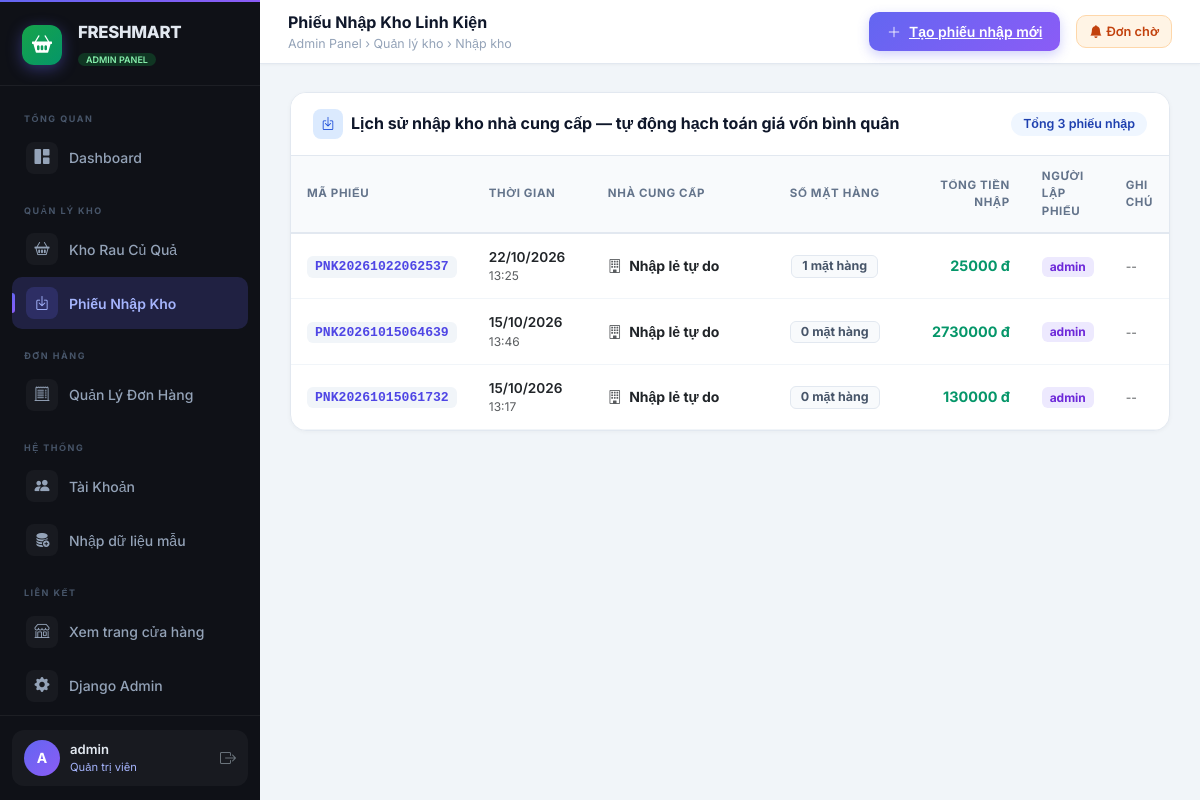
The app's page /manage/receipts/ (signed in) with its own data.
### home/models.py (models this page shows, shortened)
class StockReceipt(models.Model):
    receipt_code = models.CharField(max_length=50, unique=True, verbose_name="Mã phiếu nhập")
    supplier = models.ForeignKey(Supplier, on_delete=models.SET_NULL, null=True, blank=True, verbose_name="Nhà cung cấp")
    created_at = models.DateTimeField(default=timezone.now, verbose_name="Thời gian nhập")
    created_by = models.ForeignKey(User, on_delete=models.SET_NULL, null=True, blank=True, verbose_name="Người lập phiếu")
    total_amount = models.DecimalField(max_digits=14, decimal_places=0, default=0, verbose_name="Tổng tiền nhập (VNĐ)")
    note = models.TextField(blank=True, verbose_name="Ghi chú nhập hàng")
    class Meta:
        verbose_name = "Phiếu nhập kho"
        verbose_name_plural = "Phiếu nhập kho"
        ordering = ['-created_at']

### home/views.py (the view)
# urls.py: path('manage/receipts/', views.admin_receipt_list, name='admin_receipt_list'),
@admin_required
def admin_receipt_list(request):
    receipts = StockReceipt.objects.all().select_related('supplier', 'created_by')
    return render(request, 'admin_panel/receipt_list.html', {'receipts': receipts})

### home/context_processors.py (called while the page is built)
def cart_context(request):
    cart = request.session.get('cart', {})
    total_items = sum(cart.values())
    is_admin = False
    pending_orders_count = 0
    if request.user.is_authenticated:
        if request.user.is_superuser or (hasattr(request.user, 'profile') and request.user.profile.role == 'ADMIN'):
            is_admin = True
            try:
                from home.models import Order
                pending_orders_count = Order.objects.filter(status='PENDING').count()
            except Exception:
                pass
    return {
        'cart_total_items': total_items,
        'is_admin': is_admin,
        'pending_orders_count': pending_orders_count,
    }

### home/views.py (called while the page is built)
def is_admin_user(user):
    if not user.is_authenticated:
        return False
    return user.is_superuser or (hasattr(user, 'profile') and user.profile.role == 'ADMIN')

def admin_required(view_func):
    @wraps(view_func)
    def _wrapped(request, *args, **kwargs):
        if not request.user.is_authenticated:
            messages.info(request, "Vui lòng đăng nhập với tài khoản Quản trị viên (Admin)!")
            return redirect('login')
        if not is_admin_user(request.user):
            messages.error(request, "Bạn không có quyền truy cập trang quản trị Admin!")
            return redirect('home')
        return view_func(request, *args, **kwargs)
    return _wrapped

### home/templates/admin_panel/receipt_list.html (shortened to what this page needs)
{% extends 'admin_panel/base_admin.html' %}
{% load humanize %}
{% block page_title %}Phiếu Nhập Kho Linh Kiện{% endblock %}
{% block page_breadcrumb %}Admin Panel &rsaquo; Quản lý kho &rsaquo; Nhập kho{% endblock %}
{% block topbar_actions %}
<a href="{% url 'admin_receipt_create' %}" class="btn-admin-primary d-flex align-items-center gap-2">
    <i class="bi bi-plus-lg"></i> Tạo phiếu nhập mới
</a>
{% endblock %}
{% block content %}
<div class="panel-card animate-in">
    <div class="card-header-custom">
        <h6>
            <span class="icon-header" style="background:#dbeafe;color:#1d4ed8;"><i class="bi bi-box-arrow-in-down"></i></span>
            Lịch sử nhập kho nhà cung cấp — tự động hạch toán giá vốn bình quân
        </h6>
        <span class="badge" style="background:#eff6ff;color:#1e40af;font-size:.78rem;font-weight:600;padding:6px 12px;border-radius:20px;">
            Tổng {{ receipts|length }} phiếu nhập
        </span>
    </div>
    <div class="table-responsive">
        <table class="admin-table w-100">
            <thead>
                <tr>
                    <th style="width: 140px;">Mã phiếu</th>
                    <th style="width: 130px;">Thời gian</th>
                    <th style="min-width: 180px;">Nhà cung cấp</th>
                    <th class="text-center" style="width: 130px;">Số mặt hàng</th>
                    <th class="text-end" style="width: 160px;">Tổng tiền nhập</th>
                    <th>Người lập phiếu</th>
                    <th>Ghi chú</th>
                </tr>
            </thead>
            <tbody>
                {% for r in receipts %}
                <tr>
                    <td>
                        <span class="badge font-monospace" style="background:#f1f5f9;color:#4f46e5;font-size:.82rem;padding:4px 8px;">
                            {{ r.receipt_code }}
                        </span>
                    </td>
                    <td>
                        <div class="fw-semibold text-dark" style="font-size:.85rem;">{{ r.created_at|date:"d/m/Y" }}</div>
                        <div class="text-muted" style="font-size:.75rem;">{{ r.created_at|date:"H:i" }}</div>
                    </td>
                    <td>
                        <div class="fw-bold text-dark" style="font-size:.875rem;">
                            <i class="bi bi-building me-1 text-muted"></i>
                            {{ r.supplier.name|default:"Nhập lẻ tự do" }}
                        </div>
                    </td>
                    <td class="text-center">
                        <span class="badge" style="background:#f8fafc;color:#475569;border:1px solid #e2e8f0;font-size:.78rem;padding:4px 10px;">
                            {{ r.items.count }} mặt hàng
                        </span>
                    </td>
                    <td class="text-end fw-bold" style="color:#059669;font-size:.9rem;">
                        {{ r.total_amount|intcomma }} đ
                    </td>
                    <td>
                        <span class="badge" style="background:#ede9fe;color:#6d28d9;font-size:.75rem;">
                            {{ r.created_by.username|default:"Admin" }}
                        </span>
                    </td>
                    <td>
                        <span class="text-muted small">{{ r.note|default:"--" }}</span>
                    </td>
                </tr>
                {% endfor %}
            </tbody>
        </table>
    </div>
</div>
{% endblock %}

### home/templates/admin_panel/base_admin.html (shortened to what this page needs)
<!DOCTYPE html>
<html lang="vi">
<head>
    <link href="https://cdn.jsdelivr.net/npm/bootstrap@5.3.3/dist/css/bootstrap.min.css" rel="stylesheet">
    <link rel="stylesheet" href="https://cdn.jsdelivr.net/npm/bootstrap-icons@1.11.3/font/bootstrap-icons.min.css">
</head>
<body>
<aside class="admin-sidebar" id="adminSidebar">
    <div class="sidebar-brand">
        <a href="{% url 'admin_dashboard' %}" class="d-flex align-items-center gap-3 text-decoration-none">
            <div class="brand-logo" style="background: linear-gradient(135deg, #16a34a 0%, #059669 100%);">
                <i class="bi bi-basket2-fill"></i>
            </div>
            <div>
                <div class="brand-name">FRESHMART</div>
                <span class="brand-badge" style="background: rgba(22,163,74,0.25); color: #86efac;">ADMIN PANEL</span>
            </div>
        </a>
    </div>
    <nav class="sidebar-nav">
        <div class="sidebar-section-label">Tổng Quan</div>
        <a href="{% url 'admin_dashboard' %}"
           class="sidebar-item {% if request.resolver_match.url_name == 'admin_dashboard' %}active{% endif %}">
            <span class="icon"><i class="bi bi-grid-1x2-fill"></i></span>
            Dashboard
        </a>
        <div class="sidebar-section-label mt-2">Quản Lý Kho</div>
        <a href="{% url 'admin_product_list' %}"
           class="sidebar-item {% if 'admin_product' in request.resolver_match.url_name %}active{% endif %}">
            <span class="icon"><i class="bi bi-basket2"></i></span>
            Kho Rau Củ Quả
        </a>
        <a href="{% url 'admin_receipt_list' %}"
           class="sidebar-item {% if 'admin_receipt' in request.resolver_match.url_name %}active{% endif %}">
            <span class="icon"><i class="bi bi-box-arrow-in-down"></i></span>
            Phiếu Nhập Kho
        </a>
        <div class="sidebar-section-label mt-2">Đơn Hàng</div>
        <a href="{% url 'admin_order_list' %}"
           class="sidebar-item {% if 'admin_order' in request.resolver_match.url_name %}active{% endif %}">
            <span class="icon"><i class="bi bi-receipt-cutoff"></i></span>
            Quản Lý Đơn Hàng
        </a>
        <div class="sidebar-section-label mt-2">Hệ Thống</div>
        <a href="{% url 'admin_user_management' %}"
           class="sidebar-item {% if request.resolver_match.url_name == 'admin_user_management' %}active{% endif %}">
            <span class="icon"><i class="bi bi-people-fill"></i></span>
            Tài Khoản
        </a>
        <a href="{% url 'seed_sample_data' %}" class="sidebar-item">
            <span class="icon"><i class="bi bi-database-fill-add"></i></span>
            Nhập dữ liệu mẫu
        </a>
        <div class="sidebar-section-label mt-2">Liên Kết</div>
        <a href="{% url 'home' %}" target="_blank" class="sidebar-item">
            <span class="icon"><i class="bi bi-shop"></i></span>
            Xem trang cửa hàng
        </a>
        <a href="/admin/" target="_blank" class="sidebar-item">
            <span class="icon"><i class="bi bi-gear-fill"></i></span>
            Django Admin
        </a>
    </nav>
    <div class="sidebar-footer">
        <div class="user-info-block">
            <div class="user-avatar">{{ request.user.username|first|upper }}</div>
            <div class="flex-grow-1 overflow-hidden">
                <div class="user-name text-truncate">{{ request.user.username }}</div>
                <div class="user-role">Quản trị viên</div>
            </div>
            <a href="{% url 'logout' %}" class="text-secondary" title="Đăng xuất" style="font-size: 16px;">
                <i class="bi bi-box-arrow-right"></i>
            </a>
        </div>
    </div>
</aside>
<header class="admin-topbar">
    <div class="flex-grow-1">
        <div class="topbar-title">{% block page_title %}Dashboard{% endblock %}</div>
        <div class="topbar-breadcrumb">{% block page_breadcrumb %}Admin Panel &rsaquo; Dashboard{% endblock %}</div>
    </div>
    <div class="d-flex align-items-center gap-3 ms-3">
        {% block topbar_actions %}{% endblock %}
        <a href="{% url 'admin_order_list' %}?status=PENDING" class="btn btn-sm position-relative d-flex align-items-center gap-1"
           style="background:#fff4e5;color:#c2410c;border:1px solid #fed7aa;border-radius:10px;padding:6px 12px;font-size:0.8rem;font-weight:600;">
            <i class="bi bi-bell-fill"></i> Đơn chờ
        </a>
    </div>
</header>
<main class="admin-content">
    {% block content %}{% endblock %}
</main>
</body>
</html>

### records on screen
StockReceipt: receipt_code "PNK20261022062537", created_at "22/10/2026", created_at "13:25", supplier.name "Nhập lẻ tự do", items.count "1", total_amount "25000", created_by.username "admin", note "--"
StockReceipt: receipt_code "PNK20261015064639", created_at "15/10/2026", created_at "13:46", supplier.name "Nhập lẻ tự do", items.count "0", total_amount "2730000", created_by.username "admin", note "--"
StockReceipt: receipt_code "PNK20261015061732", created_at "15/10/2026", created_at "13:17", supplier.name "Nhập lẻ tự do", items.count "0", total_amount "130000", created_by.username "admin", note "--"

### other values on screen
{{ request.user.username|first|upper }} "A"
{{ request.user.username }} "admin"
{{ receipts|length }} "3"
